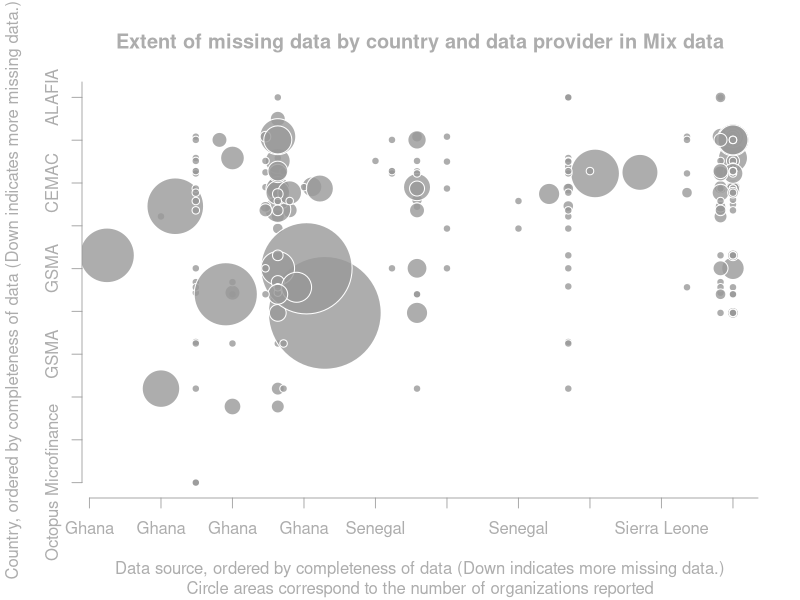

Source code (R):
mix<-read.csv('Missing Data Coverage RR.csv') #[c(1:3,16:18)]
mix$Data.Source.Level.1<-as.numeric(as.character(mix$Data.Source.Level.1))
mix<-na.omit(mix)

#pdf('visualize.pdf',width=9,height=9)
png('visualize.png',width=700,height=700)
grey='#999999CC'
par(
	col=grey,
	col.axis=grey,
	col.lab=grey,
	col.main=grey,
	col.sub=grey,
	fg=grey
#	mar=c(5,10,4,10), # increase y-axis margin
#	par(las=2) # make label text perpendicular to axis
)

#Order 
#order(mix$Country.Level.1)
#order(mix$Data.Source.Level.1)
plot(Country.Level.1~Data.Source.Level.1,data=mix
 , bg=grey, col=0, pch=21, cex=sqrt(Count)
 , axes=F
 , main="Extent of missing data by country and data provider in Mix data" 
 , xlab="Data source, ordered by completeness of data (Down indicates more missing data.)"
 , ylab="Country, ordered by completeness of data (Down indicates more missing data.)"
 , sub="Circle areas correspond to the number of organizations reported"
)
axis(2,at=order(mix$Data.Source.Level.1),labels=mix$Data.Source..Organization.Name)
axis(1,at=order(mix$Country.Level.1),labels=mix$Country)
dev.off()
